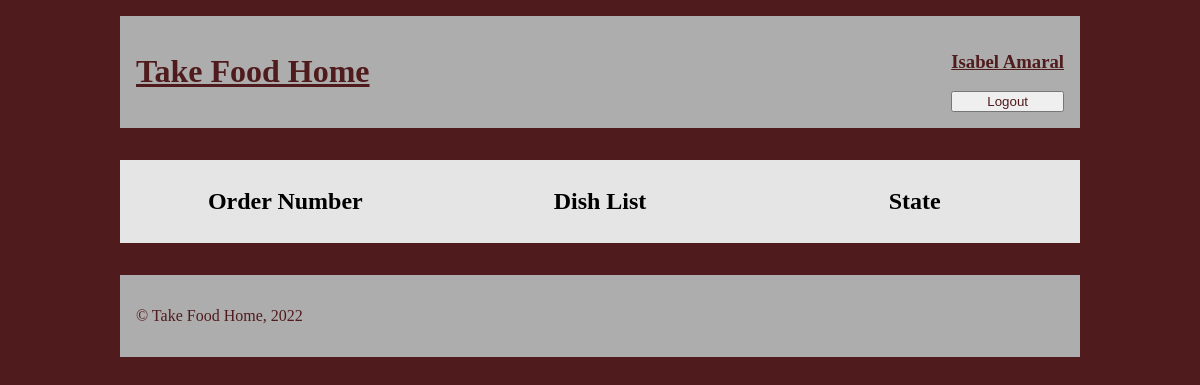
Page /user-orders-page.php (signed in) on the earlier database version.
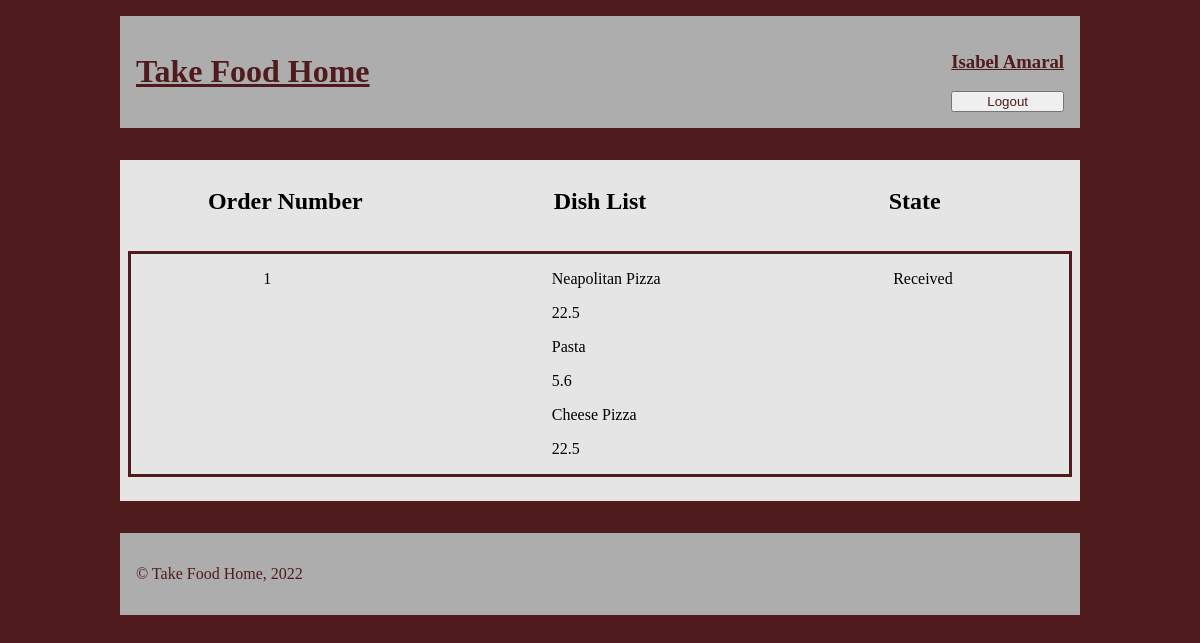
Same page on the later database version.
### tables this page shows
CREATE TABLE FoodOrder(
    orderID         INTEGER PRIMARY KEY,
    date            DATE NOT NULL,
    state           VARCHAR(10) DEFAULT 'Received',
    restaurantID    INTEGER REFERENCES Restaurant(restaurantID),
    customerID      INTEGER REFERENCES User(userID)
);

CREATE TABLE DishFoodOrder(
    dishfoodorderID INTEGER PRIMARY KEY,
    dishID          INTEGER REFERENCES Dish(dishID),
    orderID         INTEGER REFERENCES FoodOrder(orderID)
    
);

CREATE TABLE Dish(
    dishID          INTEGER PRIMARY KEY,
    name            VARCHAR(32) NOT NULL,
    description     TEXT NOT NULL,
    price           FLOAT NOT NULL,
    picture        TEXT NOT NULL,
    category        VARCHAR(32) NOT NULL,
    restaurantID    INTEGER REFERENCES Restaurant(restaurantID)
);

### user-orders-page.php (called while the page is built, shortened)
<?php
    require_once('php/output-functions/user-info/draw-user-orders.php');
    require_once('php/output-functions/draw-header.php');
    require_once('php/output-functions/draw-footer.php');
    drawHeader();
    outputUserOrders();
    drawFooter();
?>

### database/data-fetching/user-orders.php (called while the page is built, shortened)
<?php
    function getUserOrders($db) {
        $id = $_SESSION['userID'];
        $stmt = $db->prepare(
            'SELECT * FROM FoodOrder
            WHERE customerID = :id'
        );
        $stmt->bindParam(':id', $id);
        $stmt->execute();
        $orders = $stmt->fetchAll();
        return $orders;
    }
?>

### database/data-fetching/dishes.php (called while the page is built, shortened)
<?php
    function getDishInfo($db, $dishID) {
        $stmt = $db->prepare(
            'SELECT * FROM Dish
            WHERE dishID = :id'
        );
        $stmt->bindParam(':id', $dishID);
        $stmt->execute();
        $dish = $stmt->fetch();
        return $dish;
    }
    function getDishsByOrder($db, $orderid){
        $stmt = $db ->prepare(
            'SELECT dishID FROM DishFoodOrder
            WHERE orderID = :id'
        );
        $stmt->bindParam(':id' , $orderid);
        $stmt->execute();
        $dishes = $stmt->fetchAll();
        return $dishes;
    }
?>

### php/output-functions/user-info/draw-user-orders.php (the view)
<?php
    function outputUserOrders() {
        require_once('database/db-connection.php');
        require_once('database/data-fetching/user-orders.php');
        require_once('database/data-fetching/dishes.php');
        $db = getDatabaseConnection('database/restaurants.db');
        $orders = getUserOrders($db); ?>
        <main>
            <section id="orders">
                <h2>Order Number</h2>
                <h2>Dish List</h2>
                <h2>State</h2>
                <?php foreach($orders as $order) { ?>
                    <div class="order">
                        <p class="orderNumber"><?=$order['orderID']?></p>
                        <div class="order-list">
                        <?php
                            $dishesids = getDishsByOrder($db,$order['orderID']);
                            foreach($dishesids as $dish){
                                $i = getDishInfo($db,$dish['dishID']);
                                ?>
                                <div class="item-dish">
                                    <p><?=$i['name']?></p>
                                    <p><?=$i['price']?></p>
                                </div>
                                <?php
                            }
                        ?>
                    </div>
                    <p id="orderState"><?=$order['state']?></p>
                    </div>
                <?php
                } ?>
            </section>
        </main>
    <?php
    }
?>

### php/output-functions/draw-header.php (shortened to what this page needs)
<?php
    function drawLoginForm() {
        if ($_SESSION['username'] === NULL) { ?>
            <form action="../../php/actions/login.php" method="post">
                <span class="label">Username:</span><input id="username-input" type="text" name="username">
                <p class="error"><?=$_SESSION['errors'] ?></p>
                <span class="label">Password:</span><input id="password-input" type="password" name="password">
                <span id="login-buttons">
                    <a href="register-page.php">Register</a>
                    <button type="submit">Login</button>
                </span>
            </form>
        <?php
        }
        else { ?>
            <section id="user-session">
                <h3><a href="user-info-page.php"><?=$_SESSION['name']?></a></h3>
                <form action="../../php/actions/logout.php">
                    <button type="submit">Logout</button>
                </form>
            </section>
        <?php
        }
    }
    function drawHeader() { ?>
        <!DOCTYPE html>
        <html lang="en">
        <head>
            <link rel="stylesheet" href="../css/style.css">
        </head>
        <body>
        <header>
            <h1><a href="index.php">Take Food Home</a></h1>
            <?php drawLoginForm(); ?>
        </header>
    <?php
    }
?>

### php/output-functions/draw-footer.php (shortened to what this page needs)
<?php
    function drawFooter() { ?>
        <footer>
            <p>&#169; Take Food Home, 2022</p>
        </footer>
    <?php
    }
?>

### css/style.css (style rules this page uses)
body { --main-color: #501B1D; --background-color: #E5E5E5; --secondary-color: #ADADAD; width: 60em; margin: 1em auto; background-color: var(--main-color); }
p { word-break: normal; }
body > header { display: flex; padding: 1em; background-color: var(--secondary-color); }
body > header * { color: var(--main-color); }
body > header h1 { flex-grow: 1; }
body > header form { display: grid; grid-template-columns: auto auto; }
body > header form button { grid-column-end: span 2; }
main { background-color: var(--main-color); color: var(--main-color); }
#orders { background-color: var(--background-color); color:black; padding: 0.5em; margin: 2em 0em; display: flex; flex-wrap: wrap; justify-content: space-around; }
#orders h2 { width: 33%; text-align: center; }
.order { width: 100%; display: flex; justify-content: space-around; border: solid var(--main-color); margin: 1em 0; }
.order .orderNumber { margin-left: 1em; }
.order .order-list { margin-left: 3em; }
footer { padding: 1em; background-color: var(--secondary-color); }
footer * { color: var(--main-color); }

Differences in the rows shown:
added foodorder: orderID "1", state "Received"
added dishfoodorder: dishID.name "Neapolitan Pizza", dishID.price "22.5"
added dishfoodorder: dishID.name "Pasta", dishID.price "5.6"
added dishfoodorder: dishID.name "Cheese Pizza", dishID.price "22.5"
